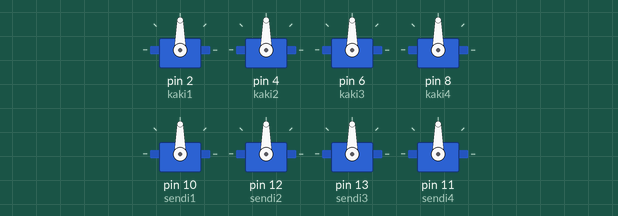
This sketch was run on a simulated Arduino Uno, built with avr-gcc and run on an emulated ATmega328P. Shown: 8 × servo. What the sketch prints to the serial monitor is not drawn.

Above: at 0.1 s.
At 3.1 s:
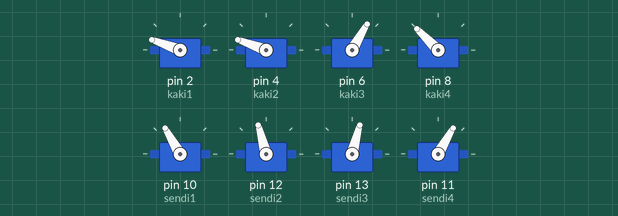
Timing chart, 0 to 4.6 s (numbered marks = the images above):
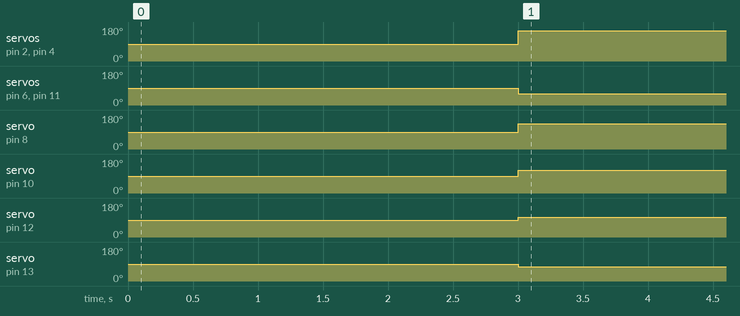

The sketch:

joystickRobot2.ino
```cpp
int xValue = 0 ;
int yValue = 0 ;
int bValue = 0 ;

#include <Servo.h>

Servo kaki1;
Servo kaki2;
Servo kaki3;
Servo kaki4;

Servo sendi1;
Servo sendi2;
Servo sendi3;
Servo sendi4;

int pos = 0;
void setup() {
  Serial.begin(9600);
  pinMode(A2,INPUT);
  digitalWrite(A2,HIGH);
  kaki1.attach(2);  // attaches the servo on pin 9 to the servo object
  kaki2.attach(4);  // attaches the servo on pin 9 to the servo object
  kaki3.attach(6);  // attaches the servo on pin 9 to the servo object
  kaki4.attach(8);  // attaches the servo on pin 9 to the servo object

  sendi1.attach(10);  // attaches the servo on pin 9 to the servo object
  sendi2.attach(12);  // attaches the servo on pin 9 to the servo object
  sendi3.attach(13);  // attaches the servo on pin 9 to the servo object
  sendi4.attach(11);

//   kaki4.write(90);
// sendi1.write(90);
//kaki3.write(100);
//sendi2.write(70);
//kaki2.write(100);
//sendi3.write(120);
//kaki1.write(120);
//sendi4.write(90);
delay(3000);
}

void loop() {
  Serial.println("ok");
    kaki4.write(135);
 sendi1.write(120);
kaki3.write(60);
sendi2.write(105);
kaki2.write(160);
sendi3.write(75);
kaki1.write(160);
sendi4.write(60);


}
```

Measured:
- by itself, servo on pin 2 (kaki1), servo on pin 4 (kaki2): 90° → 160° at 3.0 s
- by itself, servo on pin 6 (kaki3), servo on pin 11 (sendi4): 90° → 60° at 3.0 s
- by itself, servo on pin 8 (kaki4): 90° → 135° at 3.0 s
- by itself, servo on pin 10 (sendi1): 90° → 120° at 3.0 s
- by itself, servo on pin 12 (sendi2): 90° → 105° at 3.0 s
- by itself, servo on pin 13 (sendi3): 90° → 75° at 3.0 s
